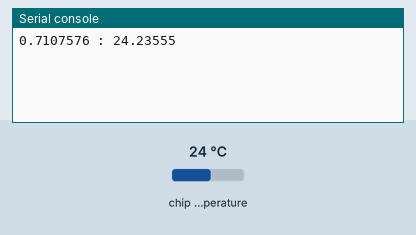
This program was run on a simulated Raspberry Pi Pico running MicroPython. On the bench: the last lines printed to the serial console. The test bench sets the inputs (shaded band); at power-on: chip temperature 24 °C.

Above: at 1.2 s.
1.3 s: chip temperature set to 1 °C
At 3.3 s:
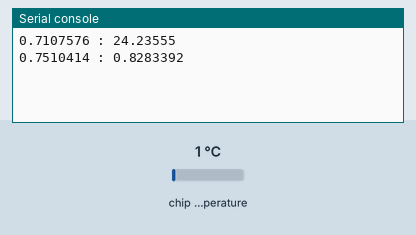
4.0 s: chip temperature set to 11 °C
At 4.8 s:
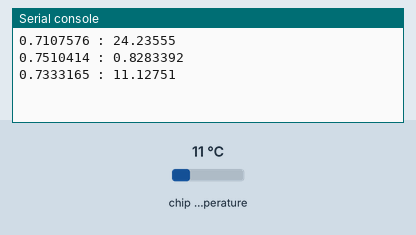
Timing chart, 0 to 7.0 s (numbered marks = the images above; inputs shaded):
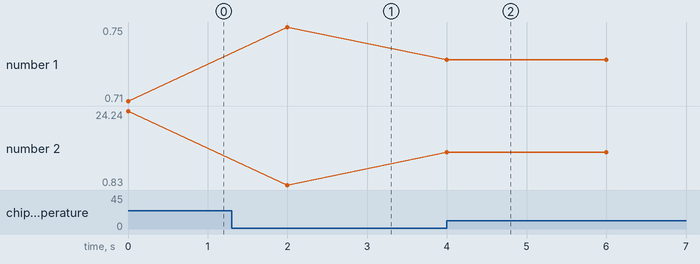

The program:

read_temperature.py
```python
from machine import ADC
from time import sleep


# odczytuje temperature

def main():
    tempsensor = ADC(4)
    conversionfactor = 3.3/(65535) # conversja z odczytu z pinu na napiecie

    while True:
        currentvoltage = tempsensor.read_u16() * conversionfactor
        temp = 27 - ((currentvoltage - 0.706) / 0.001721)
        print(f"{str(currentvoltage)} : {str(temp)}")
        sleep(2)


if __name__ == "__main__":
    main()
```

Measured:
- after the input at 1.3 s, the serial console: prints a new line after 0.70 s (image 1)
- after the input at 4.0 s, the serial console: prints a new line at once (image 2)
- plotted number 1: 0.71 → 0.75 after the input at 1.3 s, 0.75 → 0.73 after the input at 4.0 s
- plotted number 2: 24.24 → 0.83 after the input at 1.3 s, 0.83 → 11.13 after the input at 4.0 s
